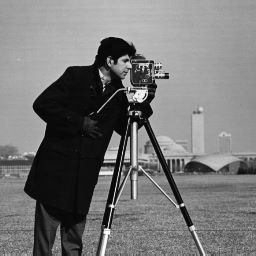
#> input picture Chapterwise Code/Chapter 5/cameraman.jpg, 256 x 256 px, found by its file name
$ python 'Enlargement_Spatial Filtering.py'
#> lines starting #> are read from the running program, lines starting #| are printed output that depends on the picture
import numpy as np
import matplotlib.pyplot as plt
import skimage.io as io
import scipy.ndimage as ndi

# Load the image
c = io.imread('D:\\4-1\\DIP LAB\\dataset\\cameraman.jpg')
#> c is the input picture: shape (256, 256, 3); min 0, max 255, mean 118.7

# Extract the desired region of interest
head = c[32:96, 89:153]
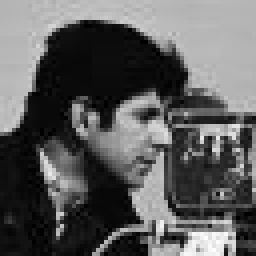
#> head: shape (64, 64, 3) (shown 4 times larger); min 0, max 254, mean 92.9

# Convert the image to grayscale
head_gray = np.mean(head, axis=2)

#Perform nearest neighbor interpolation enlargement
r, c = head_gray.shape
#> r = 64; c = 64
hz = np.repeat(np.repeat(head_gray, 2, axis=0), 2, axis=1)
enlarged_nearest_neighbor = ndi.convolve(hz, np.array([[1, 1], [1, 1]]) / 4.0, mode='constant')
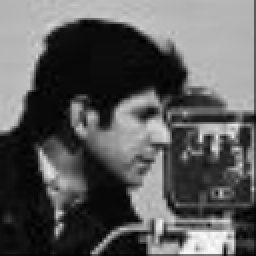
#> enlarged_nearest_neighbor: shape (128, 128) float64 (shown 2 times larger); min 0, max 254, mean 91.8

# Perform zero interleaving enlargement
nn = np.zeros((2 * r, 2 * c)).astype('uint8')
nn[::2, ::2] = head_gray
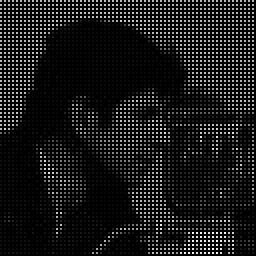
#> nn: shape (128, 128) (shown 2 times larger); min 0, max 254, mean 23.2
enlarged_zero_interleaving = ndi.convolve(nn, np.array([[0, 0, 0], [0, 1, 0], [0, 0, 0]]), mode='constant')

# Perform bilinear interpolation enlargement
bi = np.zeros((2 * r, 2 * c)).astype('uint8')
bi[::2, ::2] = head_gray
enlarged_bilinear = ndi.convolve(bi, np.array([[1, 2, 1], [2, 4, 2], [1, 2, 1]]) / 4.0, mode='constant')

# Perform bicubic interpolation enlargement
bc = np.zeros((2 * r, 2 * c)).astype('uint8')
bc[::2, ::2] = head_gray
enlarged_bicubic = ndi.convolve(bc, np.array([[1, 4, 6, 4, 1], [4, 16, 24, 16, 4], [6, 24, 36, 24, 6],
                                               [4, 16, 24, 16, 4], [1, 4, 6, 4, 1]]) / 64.0, mode='constant')
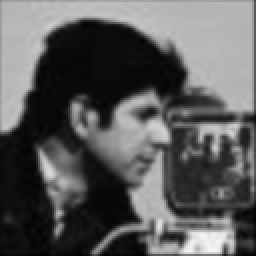
#> enlarged_bicubic: shape (128, 128) (shown 2 times larger); min 2, max 247, mean 90.8

# Display the enlarged images
fig, axes = plt.subplots(2, 2, figsize=(10, 10))
axes[0, 0].imshow(enlarged_zero_interleaving, cmap='gray')
axes[0, 0].set_title('Zero Interleaving')
axes[0, 1].imshow(enlarged_nearest_neighbor, cmap='gray')
axes[0, 1].set_title('Nearest Neighbor')
axes[1, 0].imshow(enlarged_bilinear, cmap='gray')
axes[1, 0].set_title('Bilinear')
axes[1, 1].imshow(enlarged_bicubic, cmap='gray')
axes[1, 1].set_title('Bicubic')

plt.tight_layout()
plt.show()
